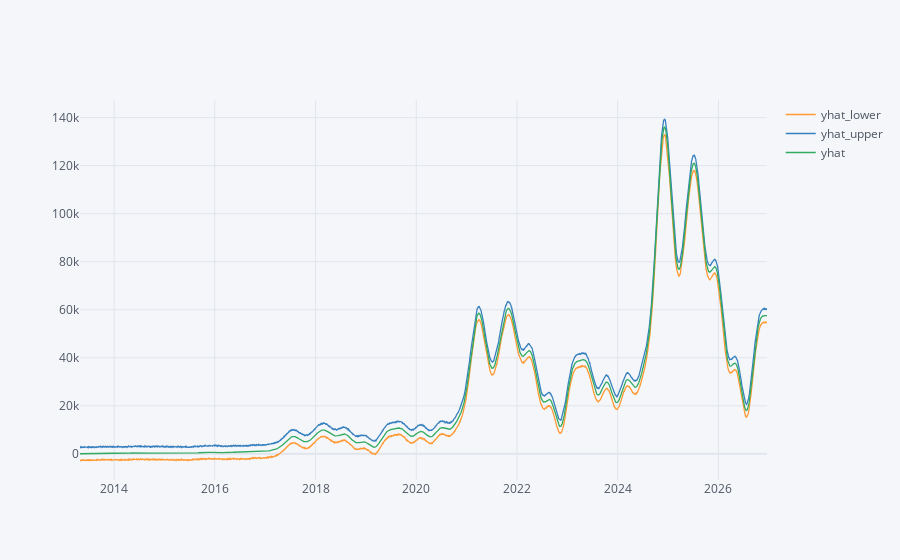

Notebook code for this chart:
### Code cell
# final plot but with plotly
forecastPlotly = forecast.copy()
forecastPlotly['date'] = pd.to_datetime(forecastPlotly['ds'])
forecastPlotly = forecastPlotly.set_index('date')
forecastPlotly = forecastPlotly.drop(['ds'], axis=1)
forecastPlotly[['yhat_lower','yhat_upper', 'yhat']].iplot()

### Figure 1 — Plotly figure (JSON) as saved in the notebook; plotly's stock layout.template omitted (floating-point values rounded to 4 significant figures; data arrays with more than 128 entries replaced by an {"elided": "..."} marker saying what was removed)
{"data": [{"line": {"color": "rgba(255, 153, 51, 1.0)", "dash": "solid", "shape": "linear", "width": 1.3}, "mode": "lines", "name": "yhat_lower", "text": "", "type": "scatter", "x": {"elided": "4982 str values"}, "y": {"elided": "4982 float values"}}, {"line": {"color": "rgba(55, 128, 191, 1.0)", "dash": "solid", "shape": "linear", "width": 1.3}, "mode": "lines", "name": "yhat_upper", "text": "", "type": "scatter", "x": {"elided": "4982 str values"}, "y": {"elided": "4982 float values"}}, {"line": {"color": "rgba(50, 171, 96, 1.0)", "dash": "solid", "shape": "linear", "width": 1.3}, "mode": "lines", "name": "yhat", "text": "", "type": "scatter", "x": {"elided": "4982 str values"}, "y": {"elided": "4982 float values"}}], "layout": {"legend": {"bgcolor": "#F5F6F9", "font": {"color": "#4D5663"}}, "paper_bgcolor": "#F5F6F9", "plot_bgcolor": "#F5F6F9", "title": {"font": {"color": "#4D5663"}}, "xaxis": {"gridcolor": "#E1E5ED", "showgrid": true, "tickfont": {"color": "#4D5663"}, "title": {"font": {"color": "#4D5663"}, "text": ""}, "zerolinecolor": "#E1E5ED"}, "yaxis": {"gridcolor": "#E1E5ED", "showgrid": true, "tickfont": {"color": "#4D5663"}, "title": {"font": {"color": "#4D5663"}, "text": ""}, "zerolinecolor": "#E1E5ED"}}}
